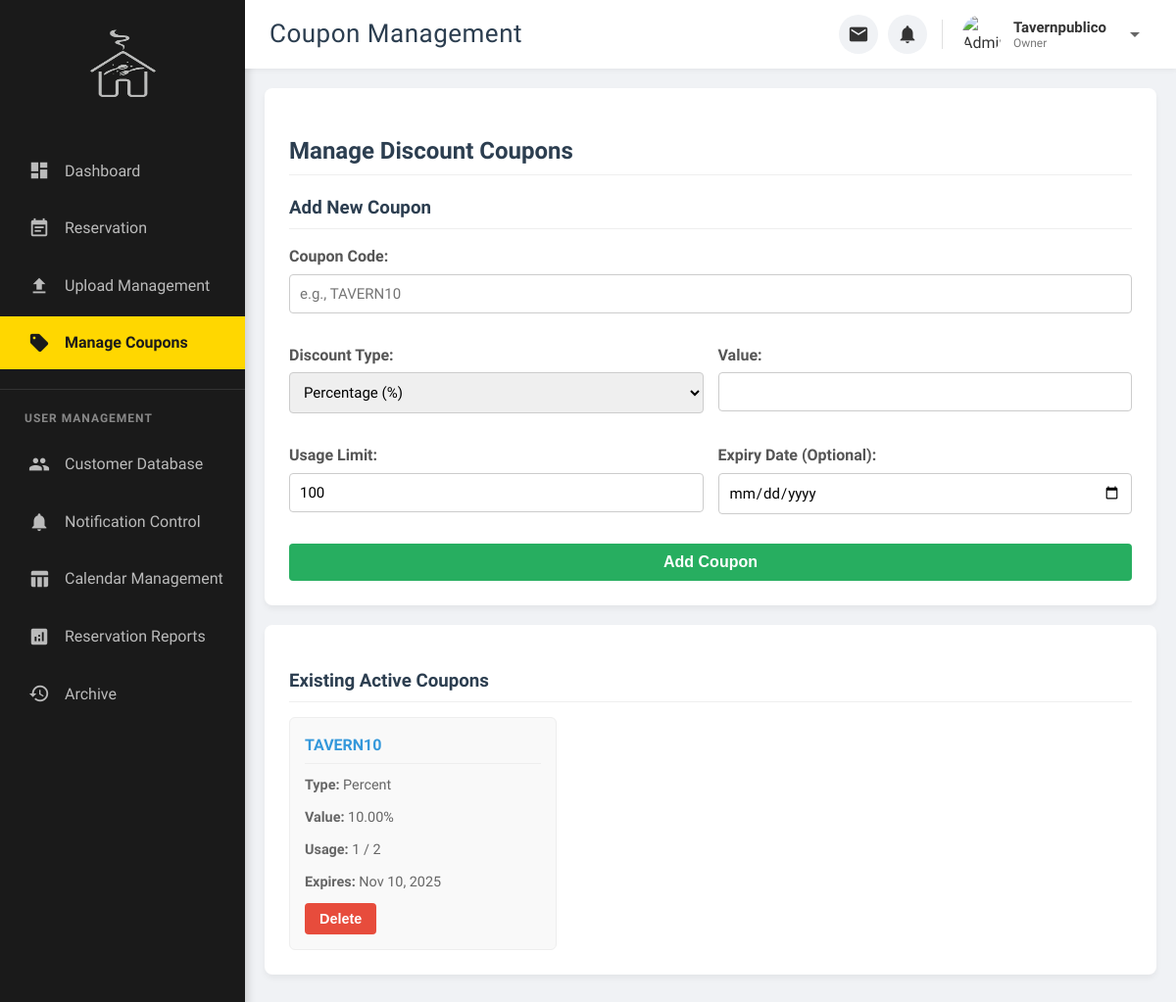
Screenshot of /manage_coupons.php (signed in) with the database file from the repository.
### tables this page shows
CREATE TABLE `coupons` (
  `id` int(11) NOT NULL,
  `code` varchar(50) NOT NULL,
  `type` enum('percent','fixed') NOT NULL,
  `value` decimal(10,2) NOT NULL,
  `expiry_date` date DEFAULT NULL,
  `usage_limit` int(11) NOT NULL DEFAULT 100,
  `current_usage` int(11) NOT NULL DEFAULT 0,
  `is_active` tinyint(1) NOT NULL DEFAULT 1
);

### manage_coupons.php (the view, shortened to what this page needs)
<?php
require_once 'db_connect.php';
?>
<!DOCTYPE html>
<html lang="en">
<head>
    <link rel="stylesheet" href="CSS/admin.css">
</head>
<body>
    <div class="page-wrapper">
        <aside class="admin-sidebar">
             <div class="sidebar-header"><img src="Tavern.png" alt="Home Icon" class="home-icon"></div>
            <nav>
                <ul class="sidebar-menu">
                    <li class="menu-item"><a href="admin.php"><i class="material-icons">dashboard</i> Dashboard</a></li>
                    <li class="menu-item"><a href="reservation.php"><i class="material-icons">event_note</i> Reservation</a></li>
                    <li class="menu-item"><a href="update.php"><i class="material-icons">file_upload</i> Upload Management</a></li>
                    <li class="menu-item active"><a href="manage_coupons.php"><i class="material-icons">sell</i> Manage Coupons</a></li>
                </ul>
                <div class="user-management-title">User Management</div>
                <ul class="sidebar-menu user-management-menu">
                    <li class="menu-item"><a href="customer_database.php"><i class="material-icons">people</i> Customer Database</a></li>
                    <li class="menu-item"><a href="notification_control.php"><i class="material-icons">notifications</i> Notification Control</a></li>
                    <li class="menu-item"><a href="table_management.php"><i class="material-icons">table_chart</i>Calendar Management</a></li>
                    <li class="menu-item"><a href="reports.php"><i class="material-icons">analytics</i>Reservation Reports</a></li>
                    <li class="menu-item"><a href="deletion_history.php"><i class="material-icons">history</i>Archive</a></li>
                </ul>
            </nav>
        </aside>
        <div class="admin-content-area">
            <header class="main-header">
                <div class="header-content">
                    <h1 class="header-page-title">Coupon Management</h1>
                    <div class="admin-header-right">
                        <div class="admin-notification-area">
                            <div class="admin-notification-item">
                                <button class="admin-notification-button" id="adminMessageBtn" title="Messages">
                                    <i class="material-icons">email</i>
                                </button>
                            </div>
                            <div class="admin-notification-item">
                                <button class="admin-notification-button" id="adminReservationBtn" title="Reservations">
                                    <i class="material-icons">notifications</i> <span class="admin-notification-badge" id="adminReservationCount" style="display: none;">0</span>
                                </button>
                            </div>
                        </div>
                        <div class="admin-profile-dropdown">
                            <div class="admin-profile-area" id="adminProfileBtn">
                                <?php $admin_avatar_path = isset($_SESSION['avatar']) && file_exists($_SESSION['avatar']) ? htmlspecialchars($_SESSION['avatar']) : 'images/default_avatar.png'; ?>
                                <img src="<?php echo $admin_avatar_path; ?>" alt="Admin Avatar" class="admin-avatar">
                                <div class="admin-user-info">
                                    <span class="admin-username"><?php echo htmlspecialchars($_SESSION['username']); ?></span>
                                    <span class="admin-role"><?php echo ucfirst(htmlspecialchars($_SESSION['role'])); ?></span>
                                </div>
                                <i class="material-icons" style="color: #666; margin-left: 5px;">arrow_drop_down</i>
                            </div>
                        </div>
                    </div>
                    </div>
            </header>
            <main class="dashboard-main-content">
                <section class="content-card">
                    <h2>Manage Discount Coupons</h2>
                    <h3>Add New Coupon</h3>
                    <form action="" method="post" style="display: grid; grid-template-columns: 1fr 1fr; gap: 15px;">
                        <div class="form-group" style="grid-column: 1 / -1;"><label for="coupon_code">Coupon Code:</label><input type="text" id="coupon_code" name="coupon_code" placeholder="e.g., TAVERN10" required></div>
                        <div class="form-group">
                            <label for="coupon_type">Discount Type:</label>
                            <select id="coupon_type" name="coupon_type" required>
                                <option value="percent">Percentage (%)</option>
                            </select>
                        </div>
                        <div class="form-group"><label for="coupon_value">Value:</label><input type="number" id="coupon_value" name="coupon_value" step="0.01" min="0" required></div>
                        <div class="form-group"><label for="usage_limit">Usage Limit:</label><input type="number" id="usage_limit" name="usage_limit" step="1" min="1" value="100" required></div>
                        <div class="form-group"><label for="expiry_date">Expiry Date (Optional):</label><input type="date" id="expiry_date" name="expiry_date" min="<?php echo date('Y-m-d'); ?>"></div>
                        <button type="submit" name="add_coupon" style="grid-column: 1 / -1; width: 100%;">Add Coupon</button>
                    </form>
                </section>
                <section class="content-card">
                    <h3>Existing Active Coupons</h3>
                    <div class="image-grid-admin">
                        <?php
                        $sql = "SELECT * FROM coupons WHERE is_active = 1 ORDER BY id DESC";
                        $result = mysqli_query($link, $sql);
                        if (mysqli_num_rows($result) > 0) {
                            while($row = mysqli_fetch_assoc($result)) {
                                echo "<div class='data-item'>";
                                $value_display = ($row['type'] == 'percent') ? $row['value'] . '%' : '₱' . number_format($row['value'], 2);
                                $expiry_display = $row['expiry_date'] ? date('M j, Y', strtotime($row['expiry_date'])) : 'No Expiry';
                                echo "<h4>" . htmlspecialchars($row['code']) . "</h4>";
                                echo "<p><strong>Type:</strong> " . ucfirst($row['type']) . "</p>";
                                echo "<p><strong>Value:</strong> " . $value_display . "</p>";
                                echo "<p><strong>Usage:</strong> " . $row['current_usage'] . " / " . $row['usage_limit'] . "</p>";
                                echo "<p><strong>Expires:</strong> " . $expiry_display . "</p>";
                                echo "<form action='' method='post' class='delete-form' style='display:inline; margin-top: auto;'>
                                        <input type='hidden' name='coupon_id' value='" . $row['id'] . "'>
                                        <button type='button' class='delete-btn delete-trigger-btn'>Delete</button>
                                        <input type='hidden' name='delete_coupon' value='1'>
                                      </form>";
                                echo "</div>";
                            }
                        } else { echo "<p>No active coupons found.</p>"; }
                        ?>
                    </div>
                </section>
            </main>
        </div>
    </div>
</body>
</html>

### CSS/admin.css (style rules this page uses)
body { font-family: 'Mada', sans-serif; margin: 0; background-color: #f0f2f5; color: #333; min-height: 100vh; line-height: 1.6; }
.page-wrapper { display: flex; min-height: 100vh; width: 100%; }
.admin-sidebar { width: 250px; background-color: #1a1a1a; color: #bbb; font-family: 'Mada', sans-serif; padding: 20px 0; box-shadow: 3px 0 8px rgba(0, 0, 0, 0.15); display: flex; flex-direction: column; position: fixed; height: 100%; left: 0; top: 0; z-index: 900; transition: background-color 0.3s ease; }
.sidebar-header { text-align: center; margin-bottom: 30px; padding: 10px 0; }
.sidebar-header .home-icon { width: 70px; height: 70px; filter: invert(90%); opacity: 0.8; }
.sidebar-menu { list-style: none; padding: 0; margin: 0; }
.sidebar-menu .menu-item { margin-bottom: 5px; }
.sidebar-menu .menu-item a { display: flex; align-items: center; padding: 14px 25px; color: #bbb; text-decoration: none; transition: background-color 0.3s ease, color 0.3s ease; font-size: 16px; font-weight: 500; border-left: 4px solid transparent; white-space: nowrap; overflow: hidden; text-overflow: ellipsis; }
.sidebar-menu .menu-item a .material-icons { margin-right: 15px; font-size: 22px; color: #bbb; transition: color 0.3s ease; }
.sidebar-menu .menu-item.active a { background-color: #FFD700; color: #1a1a1a; border-left-color: transparent; font-weight: 700; }
.sidebar-menu .menu-item.active a .material-icons { color: #1a1a1a; }
.user-management-title { color: #888; font-size: 12px; font-weight: 600; text-transform: uppercase; letter-spacing: 1px; padding: 20px 25px 10px; margin-top: 20px; border-top: 1px solid #333; }
.admin-content-area { flex-grow: 1; margin-left: 250px; padding: 0; padding-top: 70px; }
.main-header { background-color: #fff; color: #333; padding: 0; display: flex; justify-content: center; align-items: center; box-shadow: 0 2px 5px rgba(0, 0, 0, 0.05); position: fixed; width: calc(100% - 250px); top: 0; right: 0; z-index: 950; height: 70px; box-sizing: border-box; }
.header-content { display: flex; justify-content: space-between; align-items: center; width: 100%; padding: 0 25px; gap: 15px; }
.header-page-title { font-family: 'Madimi One', sans-serif; font-size: 26px; color: #2c3e50; margin: 0; font-weight: 400; letter-spacing: 0.5px; }
.admin-header-right { display: flex; align-items: center; gap: 15px; }
.admin-profile-area { display: flex; align-items: center; gap: 12px; }
.admin-avatar { width: 40px; height: 40px; border-radius: 50%; object-fit: cover; }
.admin-user-info { display: flex; flex-direction: column; align-items: flex-start; line-height: 1.2; }
.admin-username { font-weight: 600; font-size: 15px; color: #333; }
.admin-role { font-size: 12px; color: #777; text-transform: capitalize; }
.dashboard-main-content { padding: 20px; }
button.delete-btn, .btn.delete-btn { background-color: #e74c3c !important; color: white !important; }
.form-group { margin-bottom: 12px; }
.form-group label { display: block; margin-bottom: 5px; font-weight: 600; color: #333; }
.form-group input, .form-group select, .form-group textarea { width: 100%; padding: 10px 12px; border: 1px solid #ccc; border-radius: 5px; font-size: 15px; box-sizing: border-box; transition: border-color 0.3s ease, box-shadow 0.3s ease; font-family: 'Mada', sans-serif; }
.admin-notification-area { display: flex; align-items: center; gap: 10px; }
.admin-notification-item { position: relative; }
.admin-notification-button { background-color: #f0f2f5; border: none; width: 40px; height: 40px; border-radius: 50%; display: flex; align-items: center; justify-content: center; cursor: pointer; transition: background-color 0.3s ease; }
.admin-notification-button .material-icons { color: #333; font-size: 22px; }
.admin-profile-dropdown { position: relative; }
.admin-profile-area { cursor: pointer; border-radius: 4px; padding: 5px; transition: background-color 0.3s ease; display: flex; align-items: center; }

### rows the page displays
coupons: code "TAVERN10", type "Percent", value_display "10.00%", current_usage "1", usage_limit "2", expiry_date "Nov 10, 2025"

### other values shown
$_SESSION['username'] "Tavernpublico"
$_SESSION['role'] "Owner"
